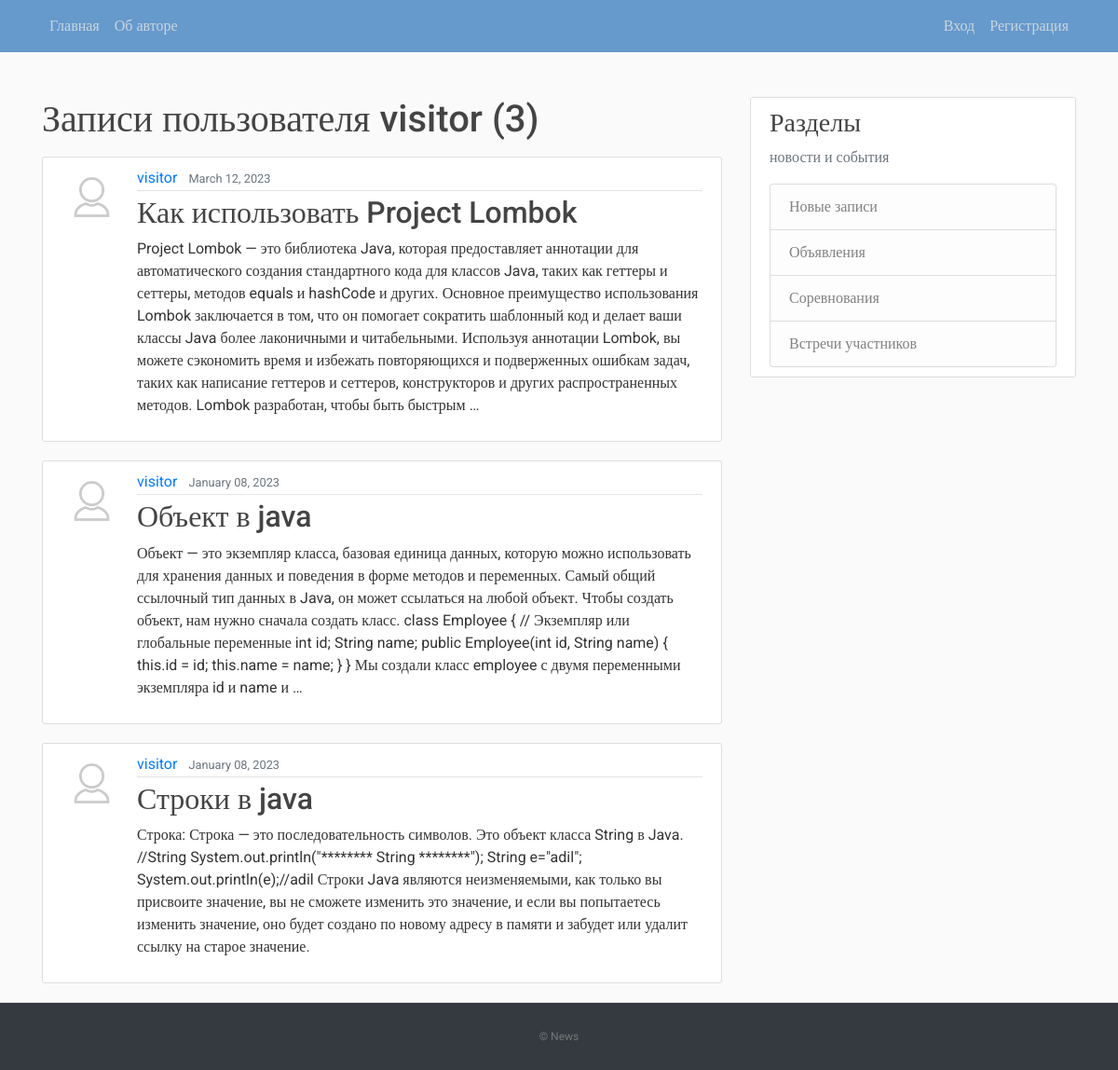
The page /user/visitor on the database its author committed.
### blog/models.py (models this page shows, shortened)
class Post(models.Model):
    title = models.CharField(max_length=100)
    content = models.TextField()
    date_posted = models.DateTimeField(default=timezone.now)
    author = models.ForeignKey(User, on_delete=models.CASCADE)

### users/models.py (models this page shows, shortened)
class Profile(models.Model):
    user = models.OneToOneField(User, on_delete=models.CASCADE)
    image = models.ImageField(default='default.jpg', upload_to='profile_pics')

### blog/views.py (the view)
# urls.py: path('user/<str:username>', UserPostListView.as_view(), name='user-posts'),
class UserPostListView(ListView):
    model = Post
    template_name = 'blog/user_posts.html'
    context_object_name = 'posts'
    paginate_by = 5
    def get_queryset(self):
        user = get_object_or_404(User, username=self.kwargs.get('username'))
        return Post.objects.filter(author=user).order_by('-date_posted')

### blog/templates/blog/user_posts.html (shortened to what this page needs)
{% extends "blog/base.html" %}
{% block content %}
    <h1 class="mb-3">Записи пользователя {{ view.kwargs.username }} ({{ page_obj.paginator.count }})</h1>
    {% for post in posts %}
        <article class="media content-section">
          <img class="rounded-circle article-img" src="{{ post.author.profile.image.url }}">
          <div class="media-body">
            <div class="article-metadata">
              <a class="mr-2" href="{% url 'user-posts' post.author.username %}">{{ post.author }}</a>
              <small class="text-muted">{{ post.date_posted|date:"F d, Y" }}</small>
            </div>
            <h2><a class="article-title" href="{% url 'post-detail' post.id %}">{{ post.title }}</a></h2>
            <p class="article-content">{{ post.content|truncatewords:80 }}</p>
          </div>
        </article>
    {% endfor %}
{% endblock content %}

### blog/static/blog/main.css (style rules this page uses)
﻿body, html { width:100%; height:100% }
body { margin:0; padding:0; background: #fafafa; color: #333333; margin-top: 5rem; font-family:Roboto; }
h1, h2, h3, h4, h5, h6 { color: #444444; }
.content-section { background: #ffffff; padding: 10px 20px; border: 1px solid #dddddd; border-radius: 3px; margin-bottom: 20px; }
.article-title { color: #444444; }
.article-content { white-space: pre-line; }
.article-img { height: 65px; width: 65px; margin-right: 16px; }
.article-metadata { padding-bottom: 1px; margin-bottom: 4px; border-bottom: 1px solid #e3e3e3 }

### rows shown on the page
Post: author.profile.image (placeholder picture), author "visitor", date_posted "March 12, 2023", title "Как использовать Project Lombok", content "Project Lombok — это библиотека Java, которая предоставляет аннотации для автоматического создания стандартного кода для классов Java, таких как геттеры и сеттеры, методов equals и hashCode и других. Основное преимущество использования Lombok заключается в том, что он помогает сократить шаблонный код и делает ваши классы Java более лаконичными и читабельными. Используя аннотации Lombok, вы можете сэкономить время и избежать повторяющихся и подверженных ошибкам задач, таких как написание геттеров и сеттеров, конструкторов и других распространенных методов. Lombok разработан, чтобы быть быстрым …"
Post: author.profile.image (placeholder picture), author "visitor", date_posted "January 08, 2023", title "Объект в java", content "Объект — это экземпляр класса, базовая единица данных, которую можно использовать для хранения данных и поведения в форме методов и переменных. Самый общий ссылочный тип данных в Java, он может ссылаться на любой объект. Чтобы создать объект, нам нужно сначала создать класс. class Employee { // Экземпляр или глобальные переменные int id; String name; public Employee(int id, String name) { this.id = id; this.name = name; } } Мы создали класс employee с двумя переменными экземпляра id и name и …"
Post: author.profile.image (placeholder picture), author "visitor", date_posted "January 08, 2023", title "Строки в java", content "Строка: Строка — это последовательность символов. Это объект класса String в Java. //String System.out.println(\"******** String ********\"); String e=\"adil\"; System.out.println(e);//adil Строки Java являются неизменяемыми, как только вы присвоите значение, вы не сможете изменить это значение, и если вы попытаетесь изменить значение, оно будет создано по новому адресу в памяти и забудет или удалит ссылку на старое значение."

### other values the page prints
{{ view.kwargs.username }} "visitor"
{{ page_obj.paginator.count }} "3"
